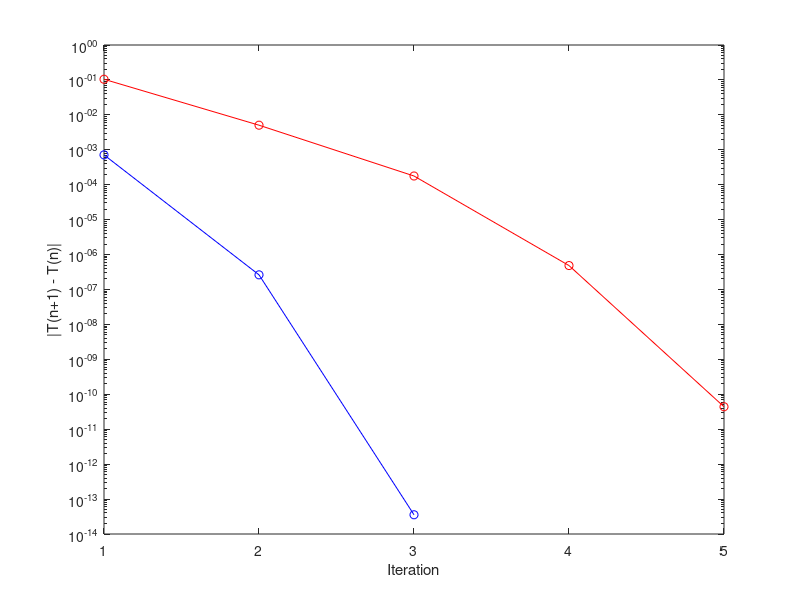
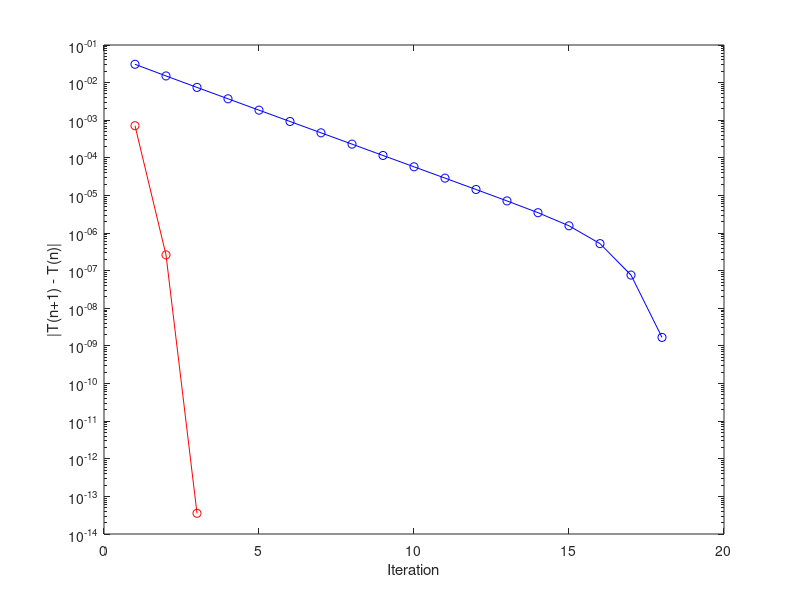

These charts were generated, in order, by the following MATLAB code:
% -----------------
% Uppgift 2a
% Newtons metod: x(n+1) = x(n) - (f(xn)/f'(xn)), n = 1, 2, ...

% så att alla print har tillräckligt många decimaler
format long

% värde på H 
H = 0.5;
% ------
% för Uppgift 2c 
% initialisera tomma arrays för att plotta konvergens
errors_newton = [];
errors_secant = [];
% ------

% anonym modell där H = y = 0.5
% 0.5 = 8e^(-t/2)*cos(3t) -> f(x) = 0 ger 0 = 8e^(-t/2)*cos(3t) - 0.5
y = @(t) 8.*(exp(1)).^(-t/2).*cos(3.*t) - H;
y_prim = @(t) -24.*(exp(1)).^(-t/2).*sin(3.*t) - 4.*exp(1).^(-t/2).*cos(3.*t);

% plotta funktion för att gissa startvärde
% t = linspace(1, 100);
% y_plot = y(t);
% figure;
% plot(t, y_plot);


% startvärde baserad på plottad graf och tolerans från uppgiften
start_x = 4.5;
tolerance = 10^(-8);

% skillnaden mellan nya och gamla x, antal iterationer, och max iterationer
difference_x = 1; 
iterations = 0; 
max_iterations = 1000;

disp('Newtons metod:')

% iterering med newtons metod
while difference_x > tolerance && iterations < max_iterations
    iterations = iterations+1; % öka iterationscounter
    new_x = start_x - y(start_x)/y_prim(start_x); % beräkna nya x med newtonmetoden
    difference_x = abs(new_x - start_x); % beräkna skillnad mellan nya och gamla x
    errors_newton = [errors_newton, difference_x]; % uppg 2c
    start_x = new_x; % sätt nya x som start x
    disp([iterations new_x difference_x]) % display
end

% -----------------
% Uppgift 2b
% Samma H men med sekantmetoden
start1_x = 4.4; % x0 - startgissning 1
start2_x = 4.6; % x1 - startgissning 2
difference_sekant_x = 1; % skillnaden
iterations_sekant = 0; % antalet iterationer

disp('Sekantmetoden:')

% iterera med sekantmetoden
while difference_sekant_x > tolerance && iterations_sekant < max_iterations
    iterations_sekant = iterations_sekant+1; % öka itereringscounter
    new_x_sekant = start2_x - y(start2_x)*((start2_x - start1_x)/(y(start2_x) - y(start1_x))); % beräkna nytt x med sekantmetoden
    difference_sekant_x = abs(new_x_sekant - start2_x); % beräkna felet
    errors_secant = [errors_secant, difference_sekant_x]; % uppg 2c
    start1_x = start2_x; % uppdatera start1 först
    start2_x = new_x_sekant; % uppdatera start2 sen
    disp([iterations_sekant new_x_sekant start2_x difference_sekant_x]) % display
end

% Newtons metod löser problemet på 3 iterationer medan sekantmetoden tar 5 iterationer
% Anledningen till detta är att Netwtons metod har en 
% konvergenshastighet som är kvadratisk till skillnad från den superlinjära hastigheten hos sekantmetoden. 
% Detta leder till att Newtons metod kommer vara snabbare i detta fall då funktionen är snäll (deriverbar)



% -----------------
% Uppgift 2c
% Plotta vardera metods konvergenshastighet
figure; % ny figur
semilogy(1:length(errors_newton), errors_newton, 'b-o', 'DisplayName', 'Newton'); % newton
hold on;
semilogy(1:length(errors_secant), errors_secant, 'r-o', 'DisplayName', 'Secant'); % sekant
xlabel('Iteration');
ylabel('|T(n+1) - T(n)|');

% -----------------
% Uppgift 2d
H2 = 2.8464405473; % nytt H-värde
y_2d = @(t) 8*(exp(1)).^(-t/2)*cos(3*t) - H2; % samma modell med nytt H
y_2d_prim = @(t) -24*(exp(1)).^(-t/2)*sin(3*t) - 4*exp(1).^(-t/2)*cos(3*t); % derivatan

% startgissning baserad på plottad graf och tolerans från uppgift
start2d_x = 2.1;
tolerance_2d = 10^(-8);
errors_2d = []; % för att plotta konvergens

% antal iterationer + max antal iterationer
iterations_2d = 0;
max_iterations_2d = 1000;
difference_2d = 1;

disp("Newton med nytt H-värde: ");

% iterera med newtonmetoden
while iterations_2d < max_iterations_2d && difference_2d > tolerance_2d
    iterations_2d = iterations_2d+1; % öka iterationscounter
    new_x_2d = start2d_x - (y_2d(start2d_x)/y_2d_prim(start2d_x)); % beräkna nytt x med newtonmetoden
    difference_2d = abs(new_x_2d - start2d_x); % beräkna differens
    errors_2d = [errors_2d difference_2d]; % för att plotta konvergens
    start2d_x = new_x_2d; % sätt nya x som start
    disp([iterations_2d new_x_2d start2d_x difference_2d]); % display
end

% plotta figur med nytt H gentemot gammalt H
figure;
semilogy(1:length(errors_2d), errors_2d, 'b-o', 'DisplayName', 'Newton');
hold on;
semilogy(1:length(errors_newton), errors_newton, 'r-o', 'DisplayName', 'Newton')
xlabel('Iteration');
ylabel('|T(n+1) - T(n)|');

% Anledningen bakom varför newtons metod går långsammare med det nya H värdet är eftersom detta H värde ligger nära en maximipunkt (alltså derivatan är nära noll)
% När man använder newtons sats vid en punkt nära ett maximiställe är newtons metod inte längre kvadratisk utan linjär. Vilket leder till fler iterationer och sämre hastighet. 
% 

% -----------------